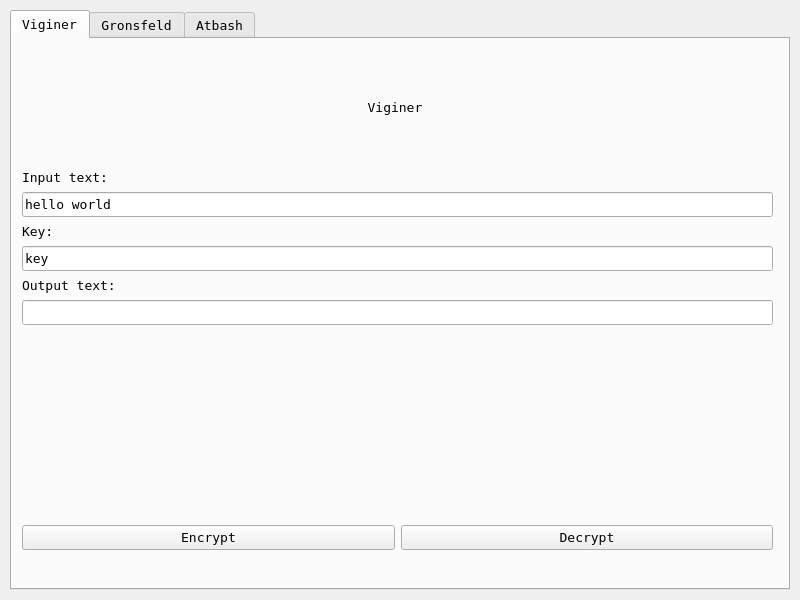
<?xml version="1.0" encoding="UTF-8"?>
<ui version="4.0">
 <class>MainWindow</class>
 <widget class="QMainWindow" name="MainWindow">
  <property name="geometry">
   <rect>
    <x>0</x>
    <y>0</y>
    <width>800</width>
    <height>600</height>
   </rect>
  </property>
  <property name="sizePolicy">
   <sizepolicy hsizetype="Ignored" vsizetype="Ignored">
    <horstretch>0</horstretch>
    <verstretch>0</verstretch>
   </sizepolicy>
  </property>
  <property name="minimumSize">
   <size>
    <width>800</width>
    <height>600</height>
   </size>
  </property>
  <property name="maximumSize">
   <size>
    <width>1920</width>
    <height>1080</height>
   </size>
  </property>
  <property name="baseSize">
   <size>
    <width>1024</width>
    <height>768</height>
   </size>
  </property>
  <property name="font">
   <font>
    <family>Terminal</family>
   </font>
  </property>
  <property name="windowTitle">
   <string>Encrypt/Decrypt Program</string>
  </property>
  <property name="toolTip">
   <string/>
  </property>
  <property name="statusTip">
   <string>Laboratory work №9 Shuvaev Vadim AB-021</string>
  </property>
  <property name="tabShape">
   <enum>QTabWidget::Rounded</enum>
  </property>
  <widget class="QWidget" name="centralwidget">
   <widget class="QTabWidget" name="encryptions">
    <property name="geometry">
     <rect>
      <x>10</x>
      <y>10</y>
      <width>780</width>
      <height>580</height>
     </rect>
    </property>
    <property name="sizePolicy">
     <sizepolicy hsizetype="Expanding" vsizetype="Expanding">
      <horstretch>0</horstretch>
      <verstretch>0</verstretch>
     </sizepolicy>
    </property>
    <property name="minimumSize">
     <size>
      <width>780</width>
      <height>580</height>
     </size>
    </property>
    <property name="maximumSize">
     <size>
      <width>1920</width>
      <height>1080</height>
     </size>
    </property>
    <property name="baseSize">
     <size>
      <width>1024</width>
      <height>768</height>
     </size>
    </property>
    <property name="font">
     <font>
      <family>Terminal</family>
      <pointsize>10</pointsize>
     </font>
    </property>
    <property name="focusPolicy">
     <enum>Qt::NoFocus</enum>
    </property>
    <property name="toolTip">
     <string>&lt;html&gt;&lt;head/&gt;&lt;body&gt;&lt;p align=&quot;center&quot;&gt;Here you can encrypt or decrypt some text with some key&lt;/p&gt;&lt;/body&gt;&lt;/html&gt;</string>
    </property>
    <property name="tabPosition">
     <enum>QTabWidget::North</enum>
    </property>
    <property name="currentIndex">
     <number>0</number>
    </property>
    <property name="documentMode">
     <bool>false</bool>
    </property>
    <property name="tabsClosable">
     <bool>false</bool>
    </property>
    <property name="movable">
     <bool>true</bool>
    </property>
    <property name="tabBarAutoHide">
     <bool>false</bool>
    </property>
    <widget class="QWidget" name="viginer">
     <attribute name="title">
      <string>Viginer</string>
     </attribute>
     <widget class="QLabel" name="viginer_main_label">
      <property name="geometry">
       <rect>
        <x>260</x>
        <y>10</y>
        <width>246</width>
        <height>116</height>
       </rect>
      </property>
      <property name="acceptDrops">
       <bool>false</bool>
      </property>
      <property name="layoutDirection">
       <enum>Qt::LeftToRight</enum>
      </property>
      <property name="locale">
       <locale language="English" country="UnitedStates"/>
      </property>
      <property name="frameShape">
       <enum>QFrame::NoFrame</enum>
      </property>
      <property name="text">
       <string>Viginer</string>
      </property>
      <property name="textFormat">
       <enum>Qt::AutoText</enum>
      </property>
      <property name="scaledContents">
       <bool>false</bool>
      </property>
      <property name="alignment">
       <set>Qt::AlignCenter</set>
      </property>
      <property name="wordWrap">
       <bool>false</bool>
      </property>
      <property name="margin">
       <number>0</number>
      </property>
     </widget>
     <widget class="QWidget" name="layoutWidget">
      <property name="geometry">
       <rect>
        <x>10</x>
        <y>130</y>
        <width>751</width>
        <height>381</height>
       </rect>
      </property>
      <layout class="QGridLayout" name="gridLayout">
       <item row="4" column="0">
        <widget class="QPushButton" name="ViginerEncryptButton">
         <property name="text">
          <string>Encrypt</string>
         </property>
        </widget>
       </item>
       <item row="2" column="0" colspan="2">
        <layout class="QVBoxLayout" name="verticalLayout_3">
         <item>
          <widget class="QLabel" name="viginer_output_label">
           <property name="acceptDrops">
            <bool>false</bool>
           </property>
           <property name="layoutDirection">
            <enum>Qt::LeftToRight</enum>
           </property>
           <property name="locale">
            <locale language="English" country="UnitedStates"/>
           </property>
           <property name="frameShape">
            <enum>QFrame::NoFrame</enum>
           </property>
           <property name="text">
            <string>Output text:</string>
           </property>
           <property name="textFormat">
            <enum>Qt::AutoText</enum>
           </property>
          </widget>
         </item>
         <item>
          <widget class="QLineEdit" name="viginer_output_lineEdit">
           <property name="locale">
            <locale language="English" country="UnitedStates"/>
           </property>
           <property name="readOnly">
            <bool>true</bool>
           </property>
          </widget>
         </item>
        </layout>
       </item>
       <item row="0" column="0" colspan="2">
        <layout class="QVBoxLayout" name="verticalLayout">
         <item>
          <widget class="QLabel" name="viginer_input_label">
           <property name="acceptDrops">
            <bool>false</bool>
           </property>
           <property name="layoutDirection">
            <enum>Qt::LeftToRight</enum>
           </property>
           <property name="locale">
            <locale language="English" country="UnitedStates"/>
           </property>
           <property name="frameShape">
            <enum>QFrame::NoFrame</enum>
           </property>
           <property name="text">
            <string>Input text:</string>
           </property>
           <property name="textFormat">
            <enum>Qt::AutoText</enum>
           </property>
          </widget>
         </item>
         <item>
          <widget class="QLineEdit" name="viginer_input_lineEdit">
           <property name="locale">
            <locale language="English" country="UnitedStates"/>
           </property>
           <property name="text">
            <string>hello world</string>
           </property>
          </widget>
         </item>
        </layout>
       </item>
       <item row="4" column="1">
        <widget class="QPushButton" name="ViginerDecryptButton">
         <property name="text">
          <string>Decrypt</string>
         </property>
        </widget>
       </item>
       <item row="1" column="0" colspan="2">
        <layout class="QVBoxLayout" name="verticalLayout_2">
         <item>
          <widget class="QLabel" name="viginer_key_label">
           <property name="acceptDrops">
            <bool>false</bool>
           </property>
           <property name="layoutDirection">
            <enum>Qt::LeftToRight</enum>
           </property>
           <property name="locale">
            <locale language="English" country="UnitedStates"/>
           </property>
           <property name="frameShape">
            <enum>QFrame::NoFrame</enum>
           </property>
           <property name="text">
            <string>Key: </string>
           </property>
           <property name="textFormat">
            <enum>Qt::AutoText</enum>
           </property>
          </widget>
         </item>
         <item>
          <widget class="QLineEdit" name="viginer_key_lineEdit">
           <property name="text">
            <string>key</string>
           </property>
          </widget>
         </item>
        </layout>
       </item>
       <item row="3" column="0">
        <spacer name="verticalSpacer_3">
         <property name="orientation">
          <enum>Qt::Vertical</enum>
         </property>
         <property name="sizeHint" stdset="0">
          <size>
           <width>20</width>
           <height>40</height>
          </size>
         </property>
        </spacer>
       </item>
       <item row="3" column="1">
        <spacer name="verticalSpacer_4">
         <property name="orientation">
          <enum>Qt::Vertical</enum>
         </property>
         <property name="sizeHint" stdset="0">
          <size>
           <width>20</width>
           <height>40</height>
          </size>
         </property>
        </spacer>
       </item>
      </layout>
     </widget>
    </widget>
    <widget class="QWidget" name="gronsfeld">
     <attribute name="title">
      <string>Gronsfeld</string>
     </attribute>
     <widget class="QLabel" name="gronsfeld_main_label">
      <property name="geometry">
       <rect>
        <x>260</x>
        <y>10</y>
        <width>246</width>
        <height>116</height>
       </rect>
      </property>
      <property name="acceptDrops">
       <bool>false</bool>
      </property>
      <property name="layoutDirection">
       <enum>Qt::LeftToRight</enum>
      </property>
      <property name="locale">
       <locale language="English" country="UnitedStates"/>
      </property>
      <property name="frameShape">
       <enum>QFrame::NoFrame</enum>
      </property>
      <property name="text">
       <string>Gronsfeld</string>
      </property>
      <property name="textFormat">
       <enum>Qt::AutoText</enum>
      </property>
      <property name="scaledContents">
       <bool>false</bool>
      </property>
      <property name="alignment">
       <set>Qt::AlignCenter</set>
      </property>
      <property name="wordWrap">
       <bool>false</bool>
      </property>
      <property name="margin">
       <number>0</number>
      </property>
     </widget>
     <widget class="QWidget" name="layoutWidget">
      <property name="geometry">
       <rect>
        <x>10</x>
        <y>130</y>
        <width>751</width>
        <height>401</height>
       </rect>
      </property>
      <layout class="QGridLayout" name="gronsfeld_grid">
       <item row="4" column="1">
        <widget class="QPushButton" name="gronsfeld_decrypt_button">
         <property name="text">
          <string>Decrypt</string>
         </property>
        </widget>
       </item>
       <item row="1" column="0" colspan="2">
        <layout class="QVBoxLayout" name="gronsfeld_key">
         <item>
          <widget class="QLabel" name="gronsfeld_key_label">
           <property name="acceptDrops">
            <bool>false</bool>
           </property>
           <property name="layoutDirection">
            <enum>Qt::LeftToRight</enum>
           </property>
           <property name="locale">
            <locale language="English" country="UnitedStates"/>
           </property>
           <property name="frameShape">
            <enum>QFrame::NoFrame</enum>
           </property>
           <property name="text">
            <string>Key: </string>
           </property>
           <property name="textFormat">
            <enum>Qt::AutoText</enum>
           </property>
          </widget>
         </item>
         <item>
          <widget class="QSpinBox" name="gronsfeld_key_spinBox">
           <property name="minimum">
            <number>1</number>
           </property>
           <property name="maximum">
            <number>999999999</number>
           </property>
          </widget>
         </item>
        </layout>
       </item>
       <item row="0" column="0" colspan="2">
        <layout class="QVBoxLayout" name="gronsfeld_input">
         <item>
          <widget class="QLabel" name="gronsfeld_input_label">
           <property name="acceptDrops">
            <bool>false</bool>
           </property>
           <property name="layoutDirection">
            <enum>Qt::LeftToRight</enum>
           </property>
           <property name="locale">
            <locale language="English" country="UnitedStates"/>
           </property>
           <property name="frameShape">
            <enum>QFrame::NoFrame</enum>
           </property>
           <property name="text">
            <string>Input text:</string>
           </property>
           <property name="textFormat">
            <enum>Qt::AutoText</enum>
           </property>
          </widget>
         </item>
         <item>
          <widget class="QLineEdit" name="gronsfeld_input_lineEdit">
           <property name="locale">
            <locale language="English" country="UnitedStates"/>
           </property>
           <property name="text">
            <string>hello world</string>
           </property>
          </widget>
         </item>
        </layout>
       </item>
       <item row="4" column="0">
        <widget class="QPushButton" name="gronsfeld_encrypt_button">
         <property name="text">
          <string>Encrypt</string>
         </property>
        </widget>
       </item>
       <item row="3" column="0">
        <spacer name="verticalSpacer">
         <property name="orientation">
          <enum>Qt::Vertical</enum>
         </property>
         <property name="sizeHint" stdset="0">
          <size>
           <width>20</width>
           <height>40</height>
          </size>
         </property>
        </spacer>
       </item>
       <item row="2" column="0" colspan="2">
        <layout class="QVBoxLayout" name="gronsfeld_output">
         <item>
          <widget class="QLabel" name="gronsfeld_output_label">
           <property name="acceptDrops">
            <bool>false</bool>
           </property>
           <property name="layoutDirection">
            <enum>Qt::LeftToRight</enum>
           </property>
           <property name="locale">
            <locale language="English" country="UnitedStates"/>
           </property>
           <property name="frameShape">
            <enum>QFrame::NoFrame</enum>
           </property>
           <property name="text">
            <string>Output text:</string>
           </property>
           <property name="textFormat">
            <enum>Qt::AutoText</enum>
           </property>
          </widget>
         </item>
         <item>
          <widget class="QLineEdit" name="gronsfeld_output_lineEdit">
           <property name="locale">
            <locale language="English" country="UnitedStates"/>
           </property>
           <property name="readOnly">
            <bool>true</bool>
           </property>
          </widget>
         </item>
        </layout>
       </item>
       <item row="3" column="1">
        <spacer name="verticalSpacer_2">
         <property name="orientation">
          <enum>Qt::Vertical</enum>
         </property>
         <property name="sizeHint" stdset="0">
          <size>
           <width>20</width>
           <height>40</height>
          </size>
         </property>
        </spacer>
       </item>
      </layout>
     </widget>
    </widget>
    <widget class="QWidget" name="atbash">
     <attribute name="title">
      <string>Atbash</string>
     </attribute>
     <widget class="QLabel" name="atbash_main_label">
      <property name="geometry">
       <rect>
        <x>260</x>
        <y>10</y>
        <width>246</width>
        <height>116</height>
       </rect>
      </property>
      <property name="text">
       <string>Atbash</string>
      </property>
      <property name="alignment">
       <set>Qt::AlignCenter</set>
      </property>
     </widget>
     <widget class="QWidget" name="layoutWidget">
      <property name="geometry">
       <rect>
        <x>10</x>
        <y>130</y>
        <width>751</width>
        <height>401</height>
       </rect>
      </property>
      <layout class="QGridLayout" name="gridLayout_3">
       <item row="2" column="1">
        <spacer name="verticalSpacer_6">
         <property name="orientation">
          <enum>Qt::Vertical</enum>
         </property>
         <property name="sizeHint" stdset="0">
          <size>
           <width>20</width>
           <height>40</height>
          </size>
         </property>
        </spacer>
       </item>
       <item row="1" column="0" colspan="2">
        <layout class="QVBoxLayout" name="atbash_output">
         <item>
          <widget class="QLabel" name="atbash_output_label">
           <property name="text">
            <string>Output text:</string>
           </property>
          </widget>
         </item>
         <item>
          <widget class="QLineEdit" name="atbash_output_lineEdit">
           <property name="readOnly">
            <bool>true</bool>
           </property>
          </widget>
         </item>
        </layout>
       </item>
       <item row="2" column="0">
        <spacer name="verticalSpacer_5">
         <property name="orientation">
          <enum>Qt::Vertical</enum>
         </property>
         <property name="sizeHint" stdset="0">
          <size>
           <width>20</width>
           <height>40</height>
          </size>
         </property>
        </spacer>
       </item>
       <item row="0" column="0" colspan="2">
        <layout class="QVBoxLayout" name="atbash_input">
         <item>
          <widget class="QLabel" name="atbash_input_label">
           <property name="text">
            <string>Input text:</string>
           </property>
          </widget>
         </item>
         <item>
          <widget class="QLineEdit" name="atbash_input_lineEdit">
           <property name="text">
            <string>Hello world!</string>
           </property>
          </widget>
         </item>
        </layout>
       </item>
       <item row="3" column="0">
        <widget class="QPushButton" name="atbash_encrypt_button">
         <property name="text">
          <string>Encrypt</string>
         </property>
        </widget>
       </item>
       <item row="3" column="1">
        <widget class="QPushButton" name="atbash_decrypt_button">
         <property name="text">
          <string>Decrypt</string>
         </property>
        </widget>
       </item>
      </layout>
     </widget>
    </widget>
   </widget>
  </widget>
 </widget>
 <tabstops>
  <tabstop>viginer_input_lineEdit</tabstop>
  <tabstop>viginer_key_lineEdit</tabstop>
  <tabstop>ViginerEncryptButton</tabstop>
  <tabstop>ViginerDecryptButton</tabstop>
  <tabstop>viginer_output_lineEdit</tabstop>
  <tabstop>gronsfeld_key_spinBox</tabstop>
  <tabstop>gronsfeld_input_lineEdit</tabstop>
  <tabstop>gronsfeld_output_lineEdit</tabstop>
  <tabstop>gronsfeld_encrypt_button</tabstop>
  <tabstop>gronsfeld_decrypt_button</tabstop>
 </tabstops>
 <resources/>
 <connections/>
</ui>
